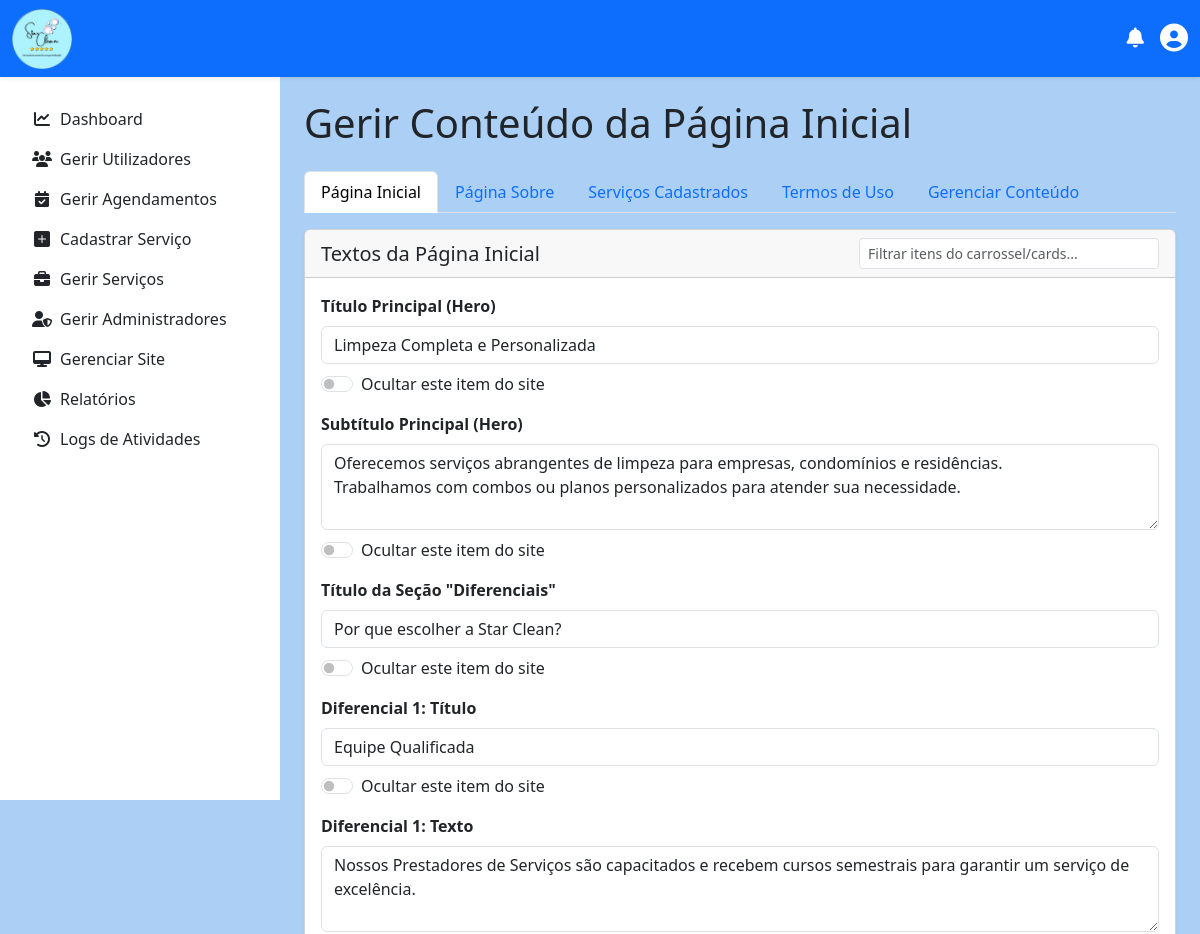
/admin/gerir_pagina_inicial.php (signed in, upper part), run on an earlier commit of the app's database.
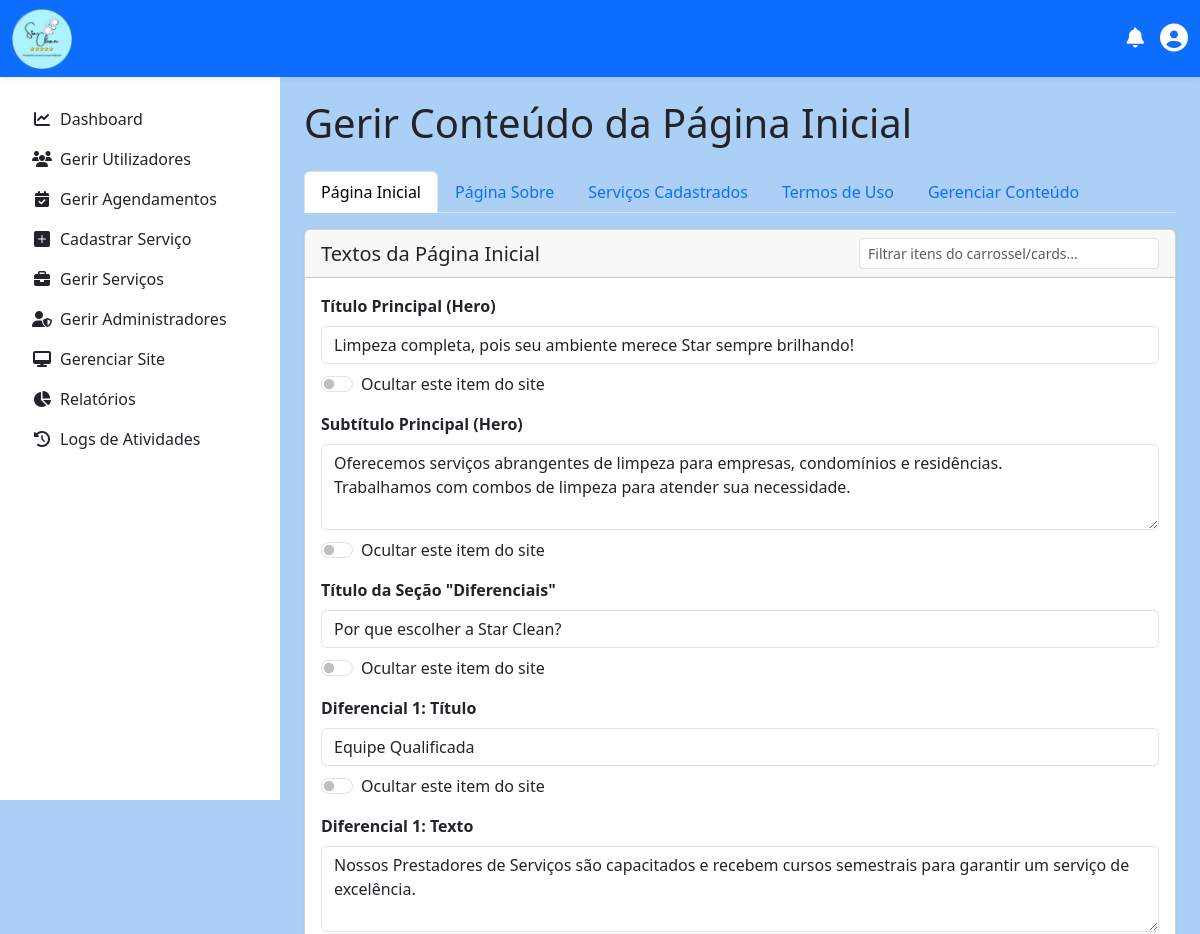
And on a later commit of the database.
### tables this page shows
CREATE TABLE `conteudo_geral` (
  `id` int(11) NOT NULL,
  `chave` varchar(100) NOT NULL COMMENT 'Identificador único do conteúdo (ex: index_hero_titulo)',
  `titulo` varchar(255) NOT NULL COMMENT 'Descrição amigável para o admin (ex: Título Principal da Home)',
  `conteudo` text DEFAULT NULL COMMENT 'O texto ou URL da imagem',
  `tipo` enum('texto_simples','textarea','imagem') NOT NULL DEFAULT 'texto_simples' COMMENT 'Define o tipo de campo no formulário',
  `pagina` varchar(50) NOT NULL COMMENT 'Página a que o conteúdo pertence (ex: index, sobre)',
  `criado_por_admin_id` int(11) DEFAULT NULL,
  `editado_por_admin_id` int(11) DEFAULT NULL,
  `data_criacao` timestamp NOT NULL DEFAULT current_timestamp(),
  `data_edicao` timestamp NOT NULL DEFAULT current_timestamp() ON UPDATE current_timestamp(),
  `oculto` tinyint(1) DEFAULT 0
);

### admin/gerir_pagina_inicial.php (the view, shortened to what this page needs)
<?php
require_once '../includes/log_helper.php';
$mensagem_erro = '';
try {
    $pdo = obterConexaoPDO();
} catch (PDOException $e) {
    $mensagem_erro = "Erro ao carregar o conteúdo dinâmico da página.";
}
$conteudo_geral = [];
try {
    $stmt_geral = $pdo->query("SELECT * FROM conteudo_geral ORDER BY pagina, id");
    foreach ($stmt_geral->fetchAll(PDO::FETCH_ASSOC) as $item) {
        $conteudo_geral[$item['pagina']][] = $item;
    }
} catch (PDOException $e) {
    $mensagem_erro .= " Erro ao carregar os textos da página.";
}
include '../includes/header.php';
include '../includes/navbar_logged_in.php';
?>
        <?php include '../includes/menu.php'; ?>
<main class="d-flex">
    <?php include '../includes/sidebar.php'; ?>
    <div class="container-fluid p-4 flex-grow-1">
        <h1 class="mb-4">Gerir Conteúdo da Página Inicial</h1>
        <ul class="nav nav-tabs" id="myTab" role="tablist">
            <li class="nav-item" role="presentation">
                <button class="nav-link active" id="index-tab" data-bs-toggle="tab" data-bs-target="#index-content" type="button" role="tab">Página Inicial</button>
            </li>
            <li class="nav-item" role="presentation">
                <button class="nav-link" id="sobre-tab" data-bs-toggle="tab" data-bs-target="#sobre-content" type="button" role="tab">Página Sobre</button>
            </li>
            <li class="nav-item" role="presentation">
                <button class="nav-link" id="servicos-tab" data-bs-toggle="tab" data-bs-target="#servicos-content" type="button" role="tab">Serviços Cadastrados</button>
            </li>
            <li class="nav-item" role="presentation">
                <button class="nav-link" id="termos-tab" data-bs-toggle="tab" data-bs-target="#termos-content" type="button" role="tab">Termos de Uso</button>
            </li>
            <li class="nav-item" role="presentation">
                <button class="nav-link" id="blocos-tab" data-bs-toggle="tab" data-bs-target="#blocos-content" type="button" role="tab">Gerenciar Conteúdo</button>
            </li>
        </ul>
        <div class="tab-content" id="myTabContent">
            <div class="tab-pane fade show active" id="index-content" role="tabpanel">
                <form action="gerir_pagina_inicial.php" method="post" enctype="multipart/form-data">
                    <div class="card mt-3 shadow-sm">
                        <div class="card-header d-flex justify-content-between align-items-center">
                            <h5 class="mb-0">Textos da Página Inicial</h5>
                            <input type="text" id="filtroConteudoIndex" class="form-control form-control-sm" placeholder="Filtrar itens do carrossel/cards..." style="width: 300px;">
                        </div>
                        <div class="card-body">
                            <?php foreach ($conteudo_geral['index'] ?? [] as $item): ?>
                                <div class="mb-3">
                                    <label for="cg-<?= $item['chave'] ?>" class="form-label"><strong><?= htmlspecialchars($item['titulo']) ?></strong></label>
                                    <?php if ($item['tipo'] === 'textarea'): ?>
                                        <textarea class="form-control" id="cg-<?= $item['chave'] ?>" name="conteudo_geral[<?= $item['chave'] ?>][conteudo]" rows="3" placeholder="Digite o texto para esta seção..."><?= htmlspecialchars($item['conteudo']) ?></textarea>
                                    <?php else: ?>
                                        <input type="text" class="form-control" id="cg-<?= $item['chave'] ?>" name="conteudo_geral[<?= $item['chave'] ?>][conteudo]" value="<?= htmlspecialchars($item['conteudo']) ?>" placeholder="Digite o título para esta seção...">
                                    <?php endif; ?>
                                    <div class="form-check form-switch mt-2">
                                        <input class="form-check-input" type="checkbox" role="switch" id="oculto-cg-<?= $item['chave'] ?>" name="conteudo_geral[<?= $item['chave'] ?>][oculto]" value="1" <?= $item['oculto'] ? 'checked' : '' ?>>
                                        <label class="form-check-label" for="oculto-cg-<?= $item['chave'] ?>">Ocultar este item do site</label>
                                    </div>
                                </div>
                            <?php endforeach; ?>
                        </div>
                    </div>
                </form>
            </div>
        </div>
    </div>
</main>
<?php include '../includes/footer.php'; ?>

What changed in the data, as far as the page shows it:
changed conteudo_geral "Título Principal (Hero)": conteudo "Limpeza Completa e Personalizada" → "Limpeza completa, pois seu ambiente merece Star sempre brilhando!"
changed conteudo_geral "Subtítulo Principal (Hero)": chave+conteudo "…residências. Trabalhamos com combos ou planos personalizados para atender sua necessidade." → "Oferecemos serviços abrangentes de limpeza para empresas, condomínios e residências. Trabalhamos com combos de limpeza para atender sua necessidade."
